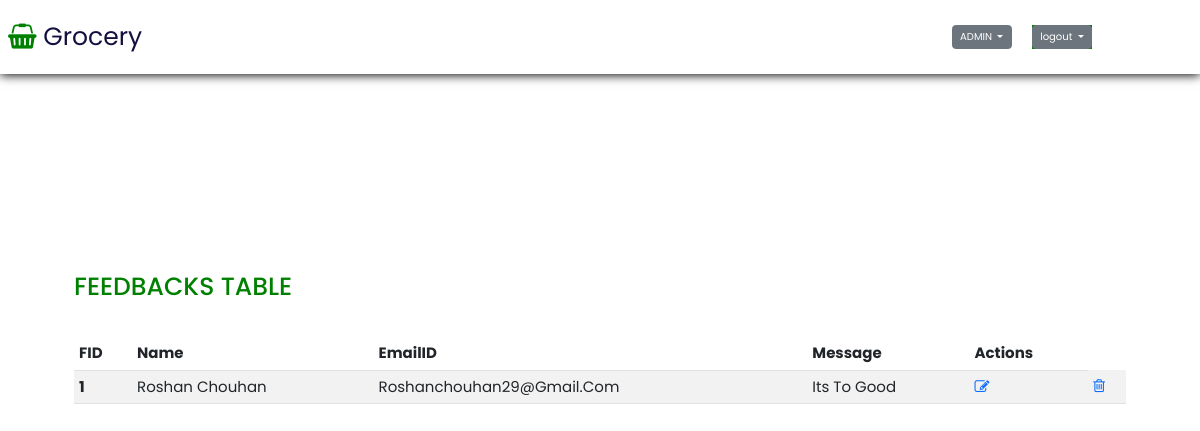
/seller/feedback.php (signed in), run on the app's committed database.
### tables this page shows
CREATE TABLE `feedback` (
  `FID` int(10) NOT NULL,
  `name` varchar(20) NOT NULL,
  `email` varchar(60) NOT NULL,
  `COMMENT` text NOT NULL
);

### seller/feedback.php (the view, shortened to what this page needs)
<?php
include 'header.php'; ?>
    <section class="section">
      <div class="users">
         <h1>FEEDBACKS TABLE</h1>
      </div>
            <div class="usercontainer">
              <table class="table table-striped table-hover">
                <thead>
                <tr>
                  <th scope="col">FID</th>
                  <th scope="col">Name</th>
                  <th scope="col">EmailID</th>
                  <th scope="col"> Message</th>
                  <th schope="col">Actions</th>
                </tr>
               </thead>
               <tbody>
                 <?php
                   include 'config.php';
                   $sql="SELECT * FROM feedback";
                   $result=mysqli_query($conn,$sql) or die("query failed");
                   if(mysqli_num_rows($result)>0)
                   {
                     while ($row=mysqli_fetch_assoc($result)) {
                   ?>
                <tr>
                  <th scope="row"><?php  echo $row['FID'] ?></th>
                  <td><?php  echo $row['name'] ?></td>
                  <td><?php  echo $row['email'] ?></td>
                  <td><?php  echo $row['COMMENT'] ?></td>
                  <td class='edit'><a href='#'><i class='fa fa-edit'></i></a></td>
                  <td class='delete'><a href='#'><i class='fa fa-trash-o'></i></a></td>
                </tr>
                <?php
                  }
                }else{
                  echo "no post available";
                }
                ?>
      </tbody>
   </table>
  </div>
 </section>
  </body>
</html>

### seller/style.css (style rules this page uses)
:root { --green:green; --black:#130f40; --light-color:#666; --box-shadow:0 .1rem 1rem rgba(0,0,0.1); --border: 2rem solid rgba(0,0,0.1); --outline: .1rem solid rgba(0,0,0.1); }
* { font-family: 'Poppins', sans-serif; margin: 0; padding: 0; box-sizing: border-box; outline: none; text-decoration: none; border: none; text-transform: capitalize; transition: all .2s linear; }
html { font-size: 62.5%; overflow-x: hidden; scroll-behavior: smooth; scroll-padding-top:7rem; }
body { background: #eee; }
section { padding: 2rem 6%; }
.section { background-color: #fff; width: 100vw; height: 100vh; border: 3px solid; }
.users { margin-top: 25rem; color: var(--green); display: flex; justify-content: space-between; padding-bottom: 3rem; }
.usercontainer .table { width: 100%; font-size: 1.5rem; }

### seller/header.php (style rules this page uses)
.usercontainer { overflow-y: auto; }
.section { border: 2px solid white; }

### data on the page
feedback: FID "1", name "Roshan Chouhan", email "Roshanchouhan29@gmail.com", COMMENT "Its To Good"
